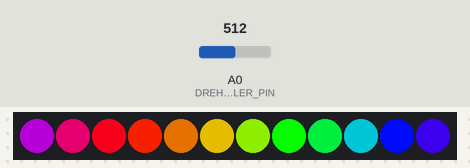
Bench run of a program on a simulated Arduino Uno, built with avr-gcc and run on an emulated ATmega328P. Shown: 12 RGB LEDs in strip order, left to right. The test bench sets the inputs (shaded band); at power-on: A0 (DREHREGLER_PIN) = 512. What the program prints to the serial monitor is not drawn.

Above: at 1.2 s.
1.3 s: A0 (DREHREGLER_PIN) set to 900
At 1.65 s:
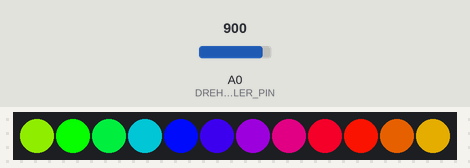
At 2.55 s:
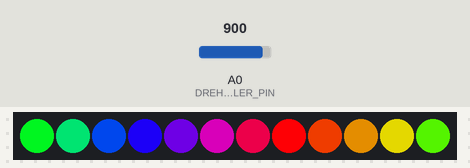

The program:

main.cpp
```cpp
#include <Arduino.h>
#include <FastLED.h>

#define NUM_LEDS 12 // So viele LEDs hat der Streifen
#define DATA_PIN 3 // Pin, an dem die LEDs angeschlossen sind

#define DREHREGLER_PIN A0 // Pin, an dem das Potentiometer angeschlossen ist

CRGB leds[NUM_LEDS]; // Array von FastLED Pixel RGB Werten
/**
 * Um die LEDs pro Led auf eine andere Farbe, über den ganzen Streifen einmal durch den Hue - Raum durch, zu setzen,
 * wird später für jede LED ein Wert von 0 bis NUM_LEDS errechnet. Für die Einstellung des Hue brauchen wir aber Werte von 0 bis 255.
 * Indem wir 255 durch unsere Anzahl von LEDs teilen bekommen wir einen Skalar, der mit Werten von 0..NUM_LEDS multipliziert
 * Werte von 0..255 ergibt:
 */
const int huescalar = (255 / NUM_LEDS);

float offset = 0; // Variable, in der der Offset des Farbmusters gespeichert wird

float offsetIncrement = 0.001; // Statische Schriftgröße für das vergrößern von offset // ungenutzt

void setup() { // Diese Funktion wird bei Programmstart einmal aufgerufen
  Serial.begin(115200); // Datenrate in Bits pro Sekunde
  pinMode(DREHREGLER_PIN, INPUT); // konfiguriert den angegebenen Pin als In- oder Output
  FastLED.addLeds<WS2812, DATA_PIN, GRB>(leds, NUM_LEDS); // Library um LEDs zu kontrollieren; WS2812 Leds besitzt einen integrierten Controller, die über einen Arduino angesteuert werden können
}

void loop() {   // Ausführung des Programms
  int speed = analogRead(DREHREGLER_PIN);
  float offsetSpeed = float(speed) / 102300;  // float: Datentyp für Nummern mit Dezimalpunkt
  Serial.println(speed);  //Ausgabe in menschenlesbarem Text

  if(offset >= 1){
    offset = 0;
  }else{
   offset += offsetSpeed;
  }
  int offsetColor = offset * 255;
  Serial.println(offsetColor);


  for (int i = 0; i < NUM_LEDS; i++)  // int = ganze Zahl
  {
    int color = i * huescalar;
    leds[i] = CHSV(color + offsetColor,255,255);

  }
    FastLED.show(); // Funktion anwenden
}
```
